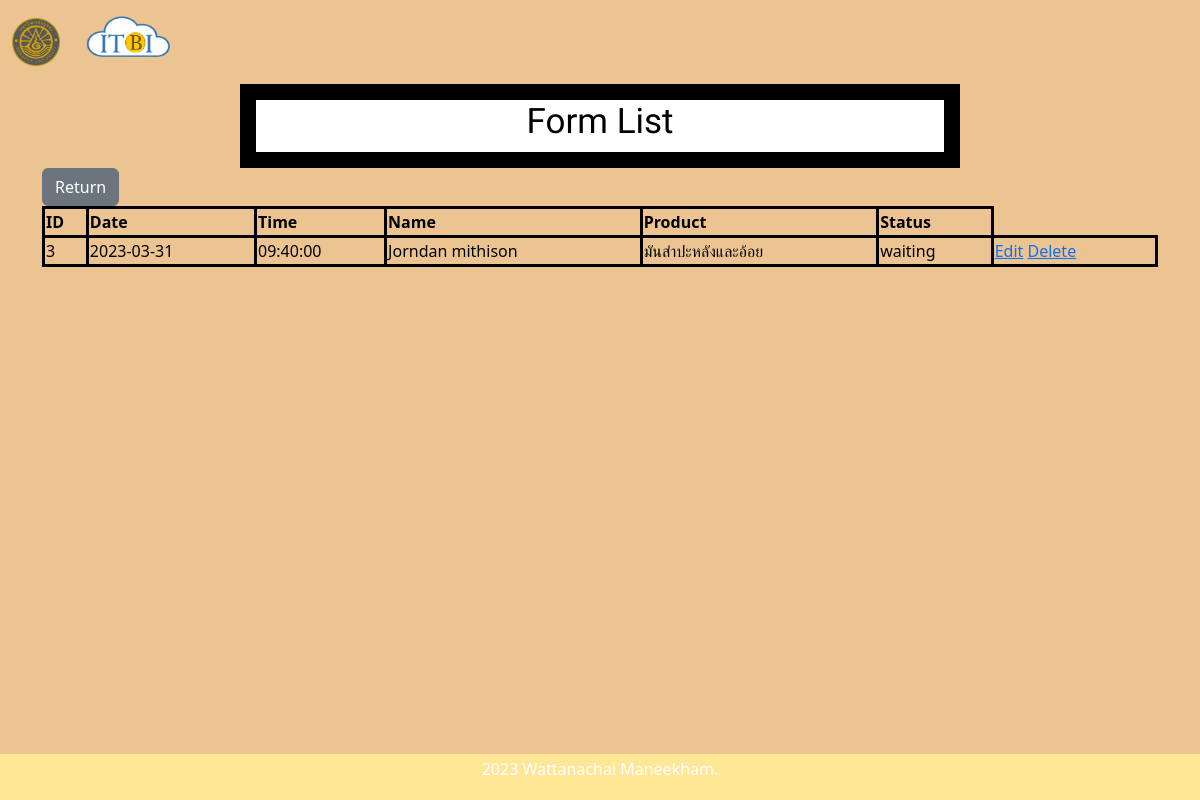
The page /admin_checkedFm.php on the database its author committed.
### tables this page shows
CREATE TABLE `form_user` (
  `id_form` int(5) NOT NULL,
  `date1` date NOT NULL,
  `time1` time NOT NULL,
  `name1` varchar(50) NOT NULL,
  `phone` varchar(10) NOT NULL,
  `unit` varchar(50) NOT NULL,
  `status` varchar(10) NOT NULL
);

### admin_checkedFm.php (the view, shortened to what this page needs)
<!DOCTYPE html>
<html lang="en">
<head>
    <link href="css/bootstrap.min.css" rel="stylesheet">
    <link rel="stylesheet" href="style.css">
</head>
<body>
    <?php include('./Logo.php'); ?>
    <div class= "first">
        <h1 class= "a" text-align="center">Form List</h1>
    </div>
    <div class="container-sm">
    <button type="button" class="btn btn-secondary"><a href="./admin_Page.php" style="text-decoration:none;"> <font color="white">Return</font></a></button>
    <table class="table-light" >
        <thead>
                <tr>
                    <th text-align="center">ID</th>
                    <th text-align="center">Date</th>
                    <th text-align="center">Time</th>
                    <th text-align="center">Name</th>
                    <th text-align="center">Product</th>
                    <th text-align="center">Status</th>
                </tr>
        </thead>
    <tbody>
    <?php
        include("./connectDB.php");
        $query = "SELECT * FROM form_user";
        $result = mysqli_query($conn, $query);
        foreach ($result as $row) { ?>
            <tr>
                <td> <?php echo $row['id_form']; ?></td>
                <td> <?php echo $row['date1']; ?></td>
                <td> <?php echo $row['time1']; ?></td>
                <td> <?php echo $row['name1']; ?></td>
                <td> <?php echo $row['unit']; ?></td>
                <td> <?php echo $row['status']; ?></td>
                <td> <a href="admin_editFm.php?id=<?php echo $row['id_form']; ?>">Edit</a>
                <a href="./admin_deleteFm.php?id=<?php echo $row['id_form']; ?>">Delete</a></td>
            </tr>
        <?php } ?>
    </tbody>
</table>
</div>
<?php mysqli_close($conn);
include("./footer.php")
?>

### style.css (style rules this page uses)
body { background-color: rgb(236, 196, 146); }
h1.a { color: rgb(0, 0, 0); text-align: center; font-size: 35px; font-family: 'Mitr', sans-serif; }
.a { text-decoration: none; }
div.first { background-color: white; width: 60%; border: 1rem solid rgb(0, 0, 0); padding: 1px; margin-left: auto; margin-right: auto; }

### admin_checkedFm.php (style rules this page uses)
table { color: rgb(255, 195, 77); width: 100%; }
th ,td { border:3px solid black; }

### rows shown on the page
form_user: id_form "3", date1 "2023-03-31", time1 "09:40:00", name1 "Jorndan mithison", unit "มันสำปะหลังและอ้อย", status "waiting"
